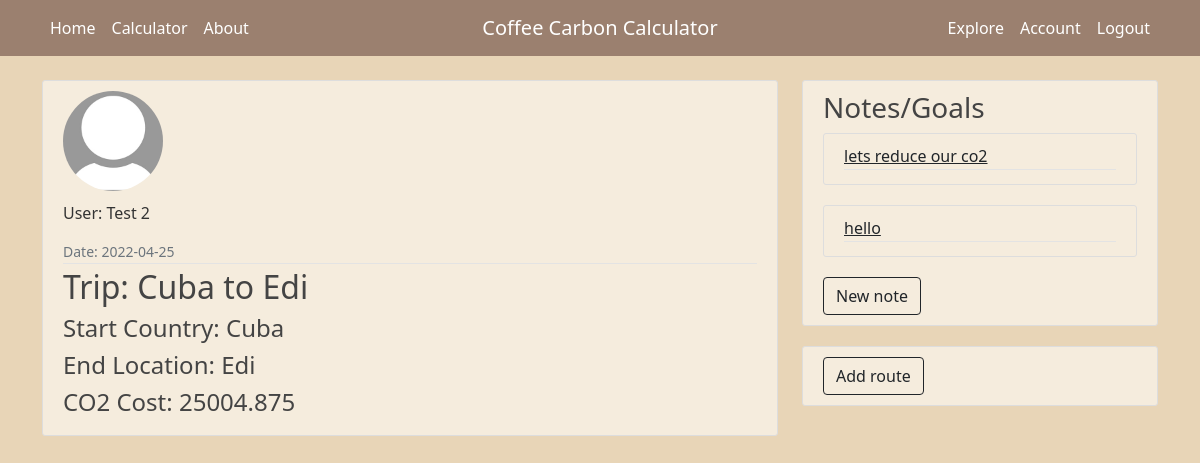
/post/3 (signed in), run on the app's committed database.
### coffeeCalc/models.py (models this page shows, shortened)
class User(db.Model, UserMixin):
    id = db.Column(db.Integer, primary_key=True)
    username = db.Column(db.String(20), unique=True, nullable=False)
    email = db.Column(db.String(120), unique=True, nullable=False)
    image_file = db.Column(db.String(20), nullable=False, default='default.jpg')
    password = db.Column(db.String(60), nullable=False)
    posts = db.relationship('Post', backref='client', lazy=True)
    notes = db.relationship('Note', backref='client', lazy=True)

class Post(db.Model):
    id = db.Column(db.Integer, primary_key=True)
    title = db.Column(db.String(100), nullable=False)
    start_country = db.Column(db.String(100), nullable=False)
    origin_to_port_distance = db.Column(db.String(100), nullable=False)
    end_location = db.Column(db.String(100), nullable=False)
    port_to_client_distance = db.Column(db.String(100), nullable=False)
    weight = db.Column(db.String(100), nullable = False)
    carbon_cost = db.Column(db.String(100), nullable=True)
    date = db.Column(db.DateTime, nullable=False, default=datetime.utcnow)
    user_id = db.Column(db.Integer, db.ForeignKey('user.id'), nullable=False)

class Note(db.Model):
    id = db.Column(db.Integer, primary_key=True)
    content = db.Column(db.Text, nullable=False)
    note_user_id = db.Column(db.Integer, db.ForeignKey('user.id'), nullable=False)

### coffeeCalc/routes.py (the view)
@app.route("/post/<post_id>")
def post(post_id):
    notes = Note.query.filter_by(note_user_id=current_user.id).all()
    post = Post.query.get_or_404(post_id)
    user = User.query.get_or_404(post.user_id)
    profile_image = url_for('static', filename='profile_images/' + user.image_file)
    return render_template('post.html', title = post.title, post = post, notes = notes, profile_image=profile_image)

### coffeeCalc/models.py (called while the page is built)
@login_manager.user_loader
def load_user(user_id):
    return User.query.get(int(user_id))

### coffeeCalc/templates/post.html (shortened to what this page needs)
{% extends "layout.html" %} {% block content%}
<article class="media content-section">
  <div class="media-body">
    <img class="rounded-circle account-img" src="{{ profile_image }}" />
    <div class="article-metadata">
      <p class="font-weight-bold">User: {{ post.client.username }}</p>
      <small class="text-muted"
        >Date: {{ post.date.strftime('%Y-%m-%d') }}</small
      >
    </div>
    <h2 class="article-title">Trip: {{ post.title }}</h2>
    <h4 class="article-content">Start Country: {{ post.start_country }}</h4>
    <h4 class="article-content">End Location: {{ post.end_location }}</h4>
    <h4 class="article-content">CO2 Cost: {{ post.carbon_cost }}</h4>
  </div>
</article>
{% endblock content %}

### coffeeCalc/templates/layout.html (shortened to what this page needs)
<html>
  <head>
    <link
      href="https://cdn.jsdelivr.net/npm/bootstrap@5.1.3/dist/css/bootstrap.min.css"
      rel="stylesheet"
    />
    <link
      rel="stylesheet"
      type="text/css"
      href="{{ url_for('static', filename = 'main.css')}}"
    />
  </head>
  <body>
    <header class="site-header">
      <nav class="navbar navbar-expand-md cc-nav fixed-top">
        <div class="container">
          <div class="collapse navbar-collapse w-100 order-1 order-md-0 dual-collapse2" id="navbarToggle">
            <div class="navbar-nav mr-auto">
              <a class="nav-item nav-link" href="{{ url_for('home') }}">Home</a>
              <a class="nav-item nav-link" href="{{ url_for('calculation') }}">Calculator</a>
              <a class="nav-item nav-link" href="{{ url_for('about') }}">About</a>
            </div>
          </div>
          <div class="mx-auto order-0">
            <a class="navbar-brand mx-auto" style="color: #ffffff;" href="/">Coffee Carbon Calculator</a>
          </div>
          <div class="navbar-collapse collapse w-100 order-3 dual-collapse2">
            <div class="navbar-nav ms-auto">
              {% if current_user.is_authenticated %}
              <a
              class="nav-item nav-link" href="{{ url_for('explore_users') }}"
               >Explore</a
              >
              <a
                class="nav-item nav-link" href="{{ url_for('account', user_id=current_user.id) }}"
                >Account</a
              >
              <a class="nav-item nav-link" href="{{ url_for('logout') }}"
                >Logout</a
              >
              {% endif %}
            </div>
        </div>
        </div>
      </nav>
    </header>
    <main role="main" class="container">
      <div class="row">
        <div class="col-md-8">
           {% block content %}{% endblock
          %}
        </div>
        <div class="col-md-4">
          <div class="content-section">
            <h3>Notes/Goals</h3>
            {% for note in notes%}
             <article class="media content-section">
              <div class="media-body">
                <div class="article-metadata">
                <a class="link-dark" href="{{ url_for('note', note_id=note.id) }}">{{ note.content }}</a>
              </article>
            {% endfor %}
          {% if current_user.is_authenticated %}
          <a class="btn btn-outline-dark" href="{{ url_for('new_note') }}" role = "button">New note</a>
          {% endif %}
          </div>
          <div class="content-section">
            <a class="btn btn-outline-dark" href="{{ url_for('new_post') }}" role = "button">Add route</a>
          </div>
        </div>
      </div>
    </main>
  </body>
</html>

### coffeeCalc/static/main.css (style rules this page uses)
body { background: #e8d5b7; color: #333333; margin-top: 5rem; }
h1, h2, h3, h4, h5, h6 { color: #444444; }
.site-header .navbar-nav .nav-link { color: #ffffff; }
.content-section { background: #f5ecdd; padding: 10px 20px; border: 1px solid #dddddd; border-radius: 3px; margin-bottom: 20px; }
.article-title { color: #444444; }
.article-content { white-space: pre-line; }
.article-metadata { padding-bottom: 1px; margin-bottom: 4px; border-bottom: 1px solid #e3e3e3; }
.account-img { height: 100px; width: 100px; margin-right: 20px; margin-bottom: 10px; }
.cc-nav { background-color: #9b806f; color: #5da597; }

### data on the page
User: client.username "Test 2"
Post: date "2022-04-25", title "Cuba to Edi", start_country "Cuba", end_location "Edi", carbon_cost "25004.875"
Note: content "lets reduce our co2"
Note: content "hello"
